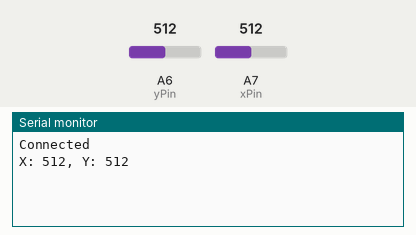
A sketch run on a simulated Arduino Nano, built with avr-gcc and run on an emulated ATmega328P. Parts: the last lines printed to the serial monitor. Inputs (shaded band) come from the test bench; at power-on: A6 (yPin) = 512, A7 (xPin) = 512.

Above: at 1.2 s.
1.3 s: A6 (yPin) set to 716
At 2.2 s:
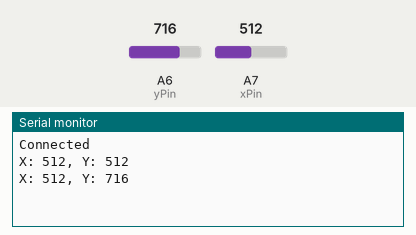
2.8 s: A7 (xPin) set to 716
At 3.4 s:
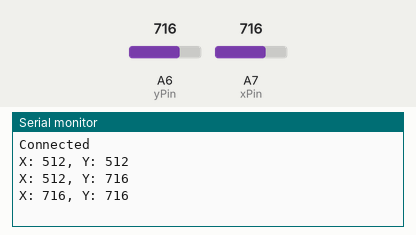
4.3 s: A6 (yPin) set to 900
At 5.5 s:
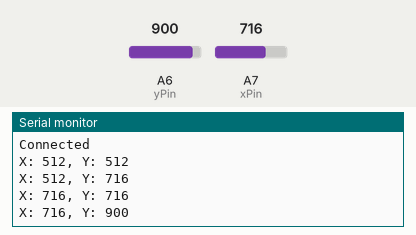
5.8 s: A7 (xPin) set to 900
At 6.8 s:
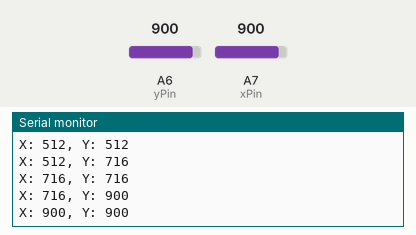
Timing chart, 0 to 8.3 s (numbered marks = the images above; inputs shaded):
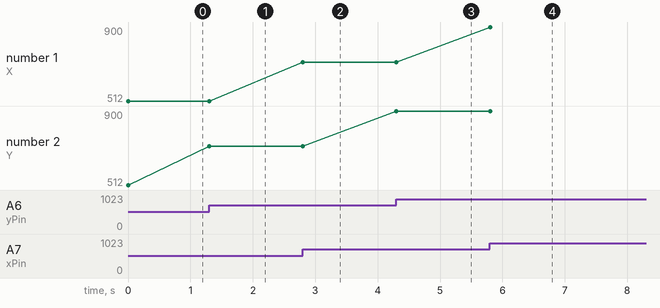

The sketch:

sketch_sep16a.ino
```cpp
int xPin = A7;
int xPinVal = 0;

int yPin = A6;
int yPinVal = 0;

void setup() {
  // put your setup code here, to run once:
  Serial.begin(115200);
  Serial.println("Connected");
}

void loop() {
  int x = analogRead(xPin);
  int y = analogRead(yPin);
  if((xPinVal <= x-2 || xPinVal >= x+2) || (yPinVal <= y-2 || yPinVal >= y+2)) {
    xPinVal = x;
    yPinVal = y;
    Serial.println("X: "+String(x)+", Y: "+String(y));
  }
  // put your main code here, to run repeatedly:

}
```

Measured:
- after the input at 1.3 s, the serial monitor: prints a new line at once (image 1)
- after the input at 2.8 s, the serial monitor: prints a new line at once (image 2)
- after the input at 4.3 s, the serial monitor: prints a new line at once (image 3)
- after the input at 5.8 s, the serial monitor: prints a new line at once (image 4)
- plotted number 2: 512 → 716 after the input at 1.3 s, 716 → 900 after the input at 4.3 s
